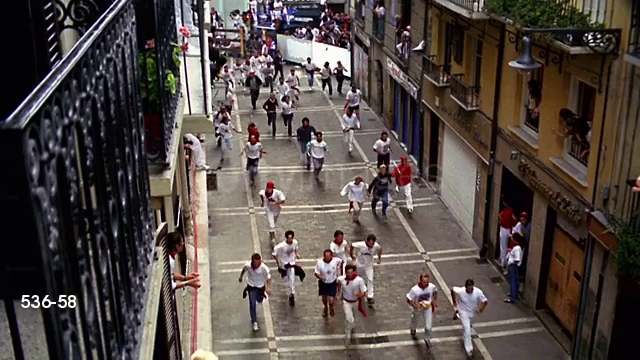
#> input picture Data/Video1/images/frame_000000.PNG, 640 x 360 px
$ python trajectories.py
#> lines starting #> are read from the running program, lines starting #| are printed output that depends on the picture
### transform.py
# https://www.pyimagesearch.com/2014/08/25/4-point-opencv-getperspective-transform-example/

import numpy as np
import cv2
import matplotlib.pyplot as plt


def order_points(pts):
    # initialize a list of coordinates that will be ordered
    # such that the first entry in the list is the top-left,
    # the second entry is the top-right, the third is the
    # bottom-right, and the fourth is the bottom-left
    rect = np.zeros((4, 2), dtype="float32")
    # the top-left point will have the smallest sum, whereas
    # the bottom-right point will have the largest sum
    s = pts.sum(axis=1)
    rect[0] = pts[np.argmin(s)]
    rect[2] = pts[np.argmax(s)]
    # now, compute the difference between the points, the
    # top-right point will have the smallest difference,
    # whereas the bottom-left will have the largest difference
    diff = np.diff(pts, axis=1)
    rect[1] = pts[np.argmin(diff)]
    rect[3] = pts[np.argmax(diff)]
    # return the ordered coordinates
    return rect


def four_point_transform(image, pts):
    # obtain a consistent order of the points and unpack them
    # individually
#> called with image = 'Data/Video1/images/frame_000000.PNG', pts = array of shape (4, 2)
    rect = order_points(pts)
    (tl, tr, br, bl) = rect
    # compute the width of the new image, which will be the
    # maximum distance between bottom-right and bottom-left
    # x-coordiates or the top-right and top-left x-coordinates
    widthA = np.sqrt(((br[0] - bl[0]) ** 2) + ((br[1] - bl[1]) ** 2))
    widthB = np.sqrt(((tr[0] - tl[0]) ** 2) + ((tr[1] - tl[1]) ** 2))
    maxWidth = max(int(widthA), int(widthB))
    # compute the height of the new image, which will be the
    # maximum distance between the top-right and bottom-right
    # y-coordinates or the top-left and bottom-left y-coordinates
    heightA = np.sqrt(((tr[0] - br[0]) ** 2) + ((tr[1] - br[1]) ** 2))
    heightB = np.sqrt(((tl[0] - bl[0]) ** 2) + ((tl[1] - bl[1]) ** 2))
    maxHeight = max(int(heightA), int(heightB))
    # now that we have the dimensions of the new image, construct
    # the set of destination points to obtain a "birds eye view",
    # (i.e. top-down view) of the image, again specifying points
    # in the top-left, top-right, bottom-right, and bottom-left
    # order
    dst = np.array([
        [0, 0],
        [maxWidth - 1, 0],
        [maxWidth - 1, maxHeight - 1],
        [0, maxHeight - 1]], dtype="float32")
    # compute the perspective transform matrix and then apply it
    M = cv2.getPerspectiveTransform(rect, dst)
    warped = cv2.warpPerspective(cv2.imread(image), M, (maxWidth, maxHeight))
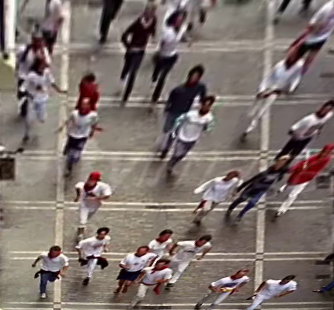
#> warped: shape (310, 334, 3); mean B, G, R 108.3, 113.3, 125.3
    # return the warped image
    return warped, M, maxWidth, maxHeight


# [21 lines that do not run on import are left out]

### trajectories.py
import transform
import numpy as np
from xml.dom import minidom
import json
import cv2


# settings parameters
saving = False

xml_path = r"Data/Video1/annotations.xml"
image_path = r'Data/Video1/images/frame_000000.PNG'
image_pts = np.array([[204, 94], [350, 90], [213, 355], [547, 330]])
frames_in_video = 146

json_path = r"Simulation//simulated_tracks.json"


# program...

warped, M, maxWidth, maxHeight = transform.four_point_transform(image_path, image_pts)
#> M = [[4.33, -0.149, -869.3], [0.15, 5.48, -546.1], [-7.22e-05, 0.0103, 1]]; maxWidth = 334; maxHeight = 310

#> (the run stopped early here; a loop or call above may not have finished)
